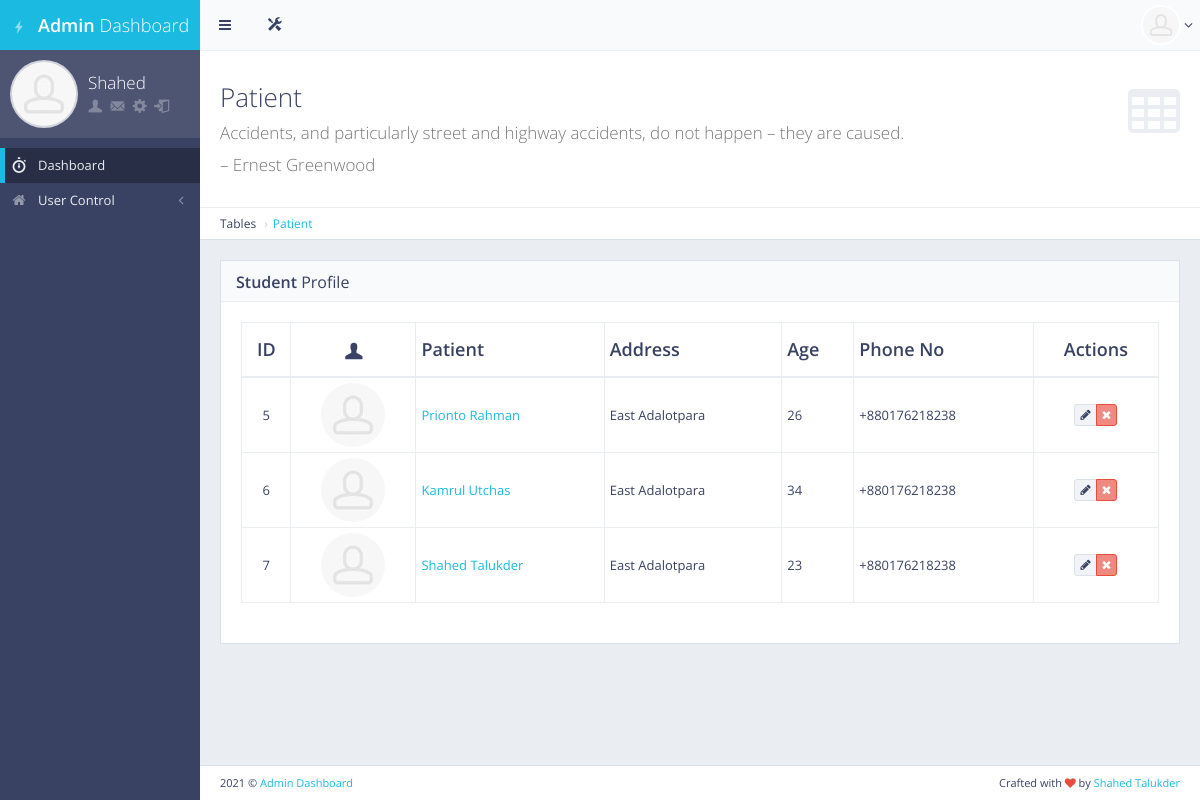
Screenshot of /patient/ (signed in) with the database file from the repository.
### main/models.py (models this page shows, shortened)
class User(AbstractUser):
    is_doctor = models.BooleanField(default=False)
    is_student = models.BooleanField(default=False)
    is_moderator = models.BooleanField(default=False)
    is_assistant = models.BooleanField(default=False)
    is_driver = models.BooleanField(default=False)

class Student(models.Model):
    student_id = models.CharField(max_length=120,blank=True, null=True, unique=True)
    user = models.OneToOneField(User, on_delete=models.CASCADE, primary_key=True, related_name="student")
    full_name = models.CharField(max_length=200, blank=True, null=True)
    address = models.CharField(max_length=200, blank=True, null=True)
    age = models.CharField(max_length=200, blank=True, null=True)
    phone_no = models.CharField(max_length=200, blank=True, null=True)
    released = models.BooleanField(default=False)
    class Meta:
        db_table = 'student_info'

### main/views.py (the view)
# urls.py: path('patient/', views.patient, name="patient"),
def patient(request):
    if not request.user.is_authenticated:
        return redirect('/login')
    elif request.user.is_superuser:
        patient = Student.objects.all()
        return render(request, 'patient_control.html',{'title':"Student","patient":patient})
    else:
        return redirect('/')

### main/templates/patient_control.html (shortened to what this page needs)
{%extends 'base.html'%}
{%load static%}
{%block main_content%}
<div id="page-content">
    <div class="content-header">
        <div class="header-section">
            <h1>
                <i class="fa fa-table"></i>Patient<br><small>Accidents, and particularly street and highway accidents, do not happen – they are caused. </small><br/><small>– Ernest Greenwood</small>
            </h1>
        </div>
    </div>
    <ul class="breadcrumb breadcrumb-top">
        <li>Tables</li>
        <li><a href="">Patient</a></li>
    </ul>
    <div class="block full">
        <div class="block-title">
            <h2><strong>Student</strong> Profile</h2>
        </div>
        <div class="table-responsive">
            <table id="example-datatable" class="table table-vcenter table-condensed table-bordered">
                <thead>
                    <tr>
                        <th class="text-center">ID</th>
                        <th class="text-center"><i class="gi gi-user"></i></th>
                        <th>Patient</th>
                        <th>Address</th>
                        <th>Age</th>
                        <th>Phone No</th>
                        <th class="text-center">Actions</th>
                    </tr>
                </thead>
                <tbody>
                    {%for i in patient%}
                    <tr>
                        <td class="text-center">{{i.user.id}}</td>
                        <td class="text-center"><img src="{%static 'front/'%}img/placeholders/avatars/avatar15.jpg" alt="avatar" class="img-circle"></td>
                        <td><a href="javascript:void(0)">{{i.full_name | title}}</a></td>
                        <td>{{i.address}}</td>
                        <td>{{i.age}}</td>
                        <td><span class="text-center">{{i.phone_no}}</span></td>
                        <td class="text-center">
                            <div class="btn-group">
                                <a href="{% url 'edit_patient' id=i.pk %}" data-toggle="tooltip" title="Edit" class="btn btn-xs btn-default"><i class="fa fa-pencil"></i></a>
                                <a href="{% url 'delete_patient' id=i.pk %}" data-toggle="tooltip" title="Delete" class="btn btn-xs btn-danger"><i class="fa fa-times"></i></a>
                            </div>
                        </td>
                    </tr>
                    {%endfor%}
                </tbody>
            </table>
        </div>
    </div>
</div>
{%endblock main_content%}

### main/templates/base.html (shortened to what this page needs)
<!DOCTYPE html> {%load static%}
<html class="no-js" lang="en">
<head>
    <link rel="stylesheet" href="{% static 'front/' %}css/bootstrap.min.css">
    <link rel="stylesheet" href="{% static 'front/' %}css/plugins.css">
    <link rel="stylesheet" href="{% static 'front/' %}css/main.css">
    <link rel="stylesheet" href="{% static 'front/' %}css/themes.css">
</head>
<body>
    <div id="page-wrapper">
        <div id="page-container" class="sidebar-partial sidebar-visible-lg sidebar-no-animations">
            <div id="sidebar">
                <div id="sidebar-scroll">
                    <div class="sidebar-content">
                        <a href="{%url 'home'%}" class="sidebar-brand">
                            {%if user.is_superuser%}
                                <i class="gi gi-flash"></i><span class="sidebar-nav-mini-hide"><strong>Admin </strong>Dashboard</span>
                            {%elif user.is_doctor%}
                                <i class="gi gi-flash"></i><span class="sidebar-nav-mini-hide"><strong>Dr. </strong>Dashboard</span>
                            {%elif user.is_assistant%}
                                <i class="gi gi-flash"></i><span class="sidebar-nav-mini-hide"><strong>Assist. </strong>Dashboard</span>
                            {%elif user.is_nurse%}
                                <i class="gi gi-flash"></i><span class="sidebar-nav-mini-hide"><strong>Nurse. </strong>Dashboard</span>
                            {%endif%}
                        </a>
                        <div class="sidebar-section sidebar-user clearfix sidebar-nav-mini-hide">
                            <div class="sidebar-user-avatar">
                                <a href="{%url 'user_profile'%}">
                                    <img src="{% static 'front/' %}img/placeholders/avatars/avatar2.jpg" alt="avatar">
                                </a>
                            </div>
                            <div class="sidebar-user-name">{{user.first_name | title}}</div>
                            <div class="sidebar-user-links">
                                <a href="{%url 'user_profile'%}" data-toggle="tooltip" data-placement="bottom" title="Profile"><i class="gi gi-user"></i></a>
                                <a href="{%url 'home'%}" data-toggle="tooltip" data-placement="bottom" title="Report"><i class="gi gi-envelope"></i></a>
                                <a href="{%url 'home'%}" class="enable-tooltip" data-placement="bottom" title="Edit Profile"><i class="gi gi-cogwheel"></i></a>
                                <a href="{%url 'mylogout'%}" data-toggle="tooltip" data-placement="bottom" title="Logout"><i class="gi gi-exit"></i></a>
                            </div>
                        </div>
                        <ul class="sidebar-nav">
                            <li>
                                <a href="{%url 'home'%}" class=" active"><i class="gi gi-stopwatch sidebar-nav-icon"></i><span class="sidebar-nav-mini-hide">Dashboard</span></a>
                            </li>
                            <li>
                                {%if user.is_superuser%}
                                <a href="#" class="sidebar-nav-menu"><i class="fa fa-angle-left sidebar-nav-indicator sidebar-nav-mini-hide"></i><i class="fa fa-home sidebar-nav-icon"></i><span class="sidebar-nav-mini-hide">User Control</span></a>
                                {%endif%}
                            </li>
                        </ul>
                    </div>
                </div>
            </div>
            <div id="main-container">
                <header class="navbar navbar-default">
                    <ul class="nav navbar-nav-custom">
                        <li>
                            <a href="javascript:void(0)" onclick="App.sidebar('toggle-sidebar');this.blur();">
                                <i class="fa fa-bars fa-fw"></i>
                            </a>
                        </li>
                        <li class="dropdown">
                            <a href="javascript:void(0)" class="dropdown-toggle" data-toggle="dropdown">
                                <i class="gi gi-settings"></i>
                            </a>
                        </li>
                    </ul>
                    <ul class="nav navbar-nav-custom pull-right">
                        <li class="dropdown">
                            <a href="javascript:void(0)" class="dropdown-toggle" data-toggle="dropdown">
                                <img src="{% static 'front/' %}img/placeholders/avatars/avatar2.jpg" alt="avatar"> <i class="fa fa-angle-down"></i>
                            </a>
                        </li>
                    </ul>
                </header>
                {%block main_content%}{%endblock main_content%}
                <footer class="clearfix">
                    <div class="pull-right">
                        Crafted with <i class="fa fa-heart text-danger"></i> by <a href="http://facebook.com/shahed.talukder32" target="_blank">Shahed Talukder</a>
                    </div>
                    <div class="pull-left">
                        <span><script>document.write(new Date().getFullYear())</script></span> &copy; <a href="#" target="_blank">Admin Dashboard</a>
                    </div>
                </footer>
            </div>
        </div>
    </div>
</body>
</html>

### rows the page displays
User: first_name "Shahed"
Student: user.id "5", full_name "Prionto Rahman", address "East Adalotpara", age "26", phone_no "+880176218238"
Student: user.id "6", full_name "Kamrul Utchas", address "East Adalotpara", age "34", phone_no "+880176218238"
Student: user.id "7", full_name "Shahed Talukder", address "East Adalotpara", age "23", phone_no "+880176218238"
